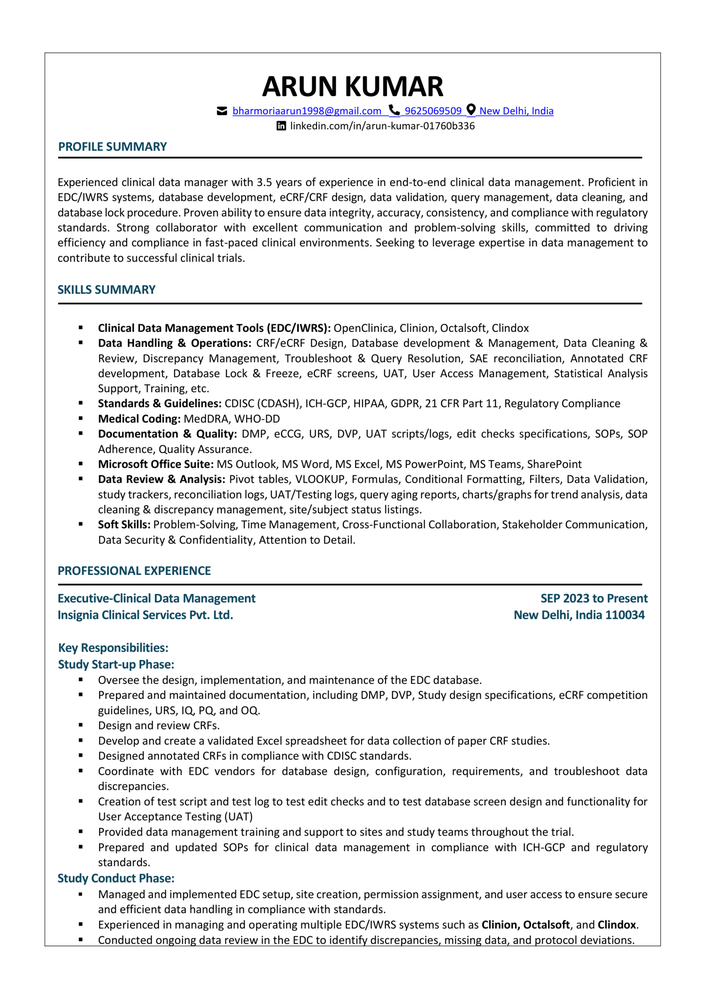
#> input picture converted_pages/Arun_Resume_Clinical Data Mangement-1_page1.png, 706 x 999 px, shrunk from 2480 x 3509 before the run
$ python -i section_detector.py   (imports and definitions only)
#> lines starting #> are read from the running program, lines starting #| are printed output that depends on the picture; after the words box and inside, x2 and y2 are one past the last pixel; in counts of white or black regions, pixels touching at a corner belong together
import cv2
import numpy as np


def detect_sections(image_path):

    image = cv2.imread(image_path)
#> image is the input picture: shape (999, 706, 3); mean B, G, R 237.4, 236.9, 236.5

    gray = cv2.cvtColor(
        image,
        cv2.COLOR_BGR2GRAY
    )

    _, binary = cv2.threshold(
        gray,
        220,
        255,
        cv2.THRESH_BINARY_INV
    )
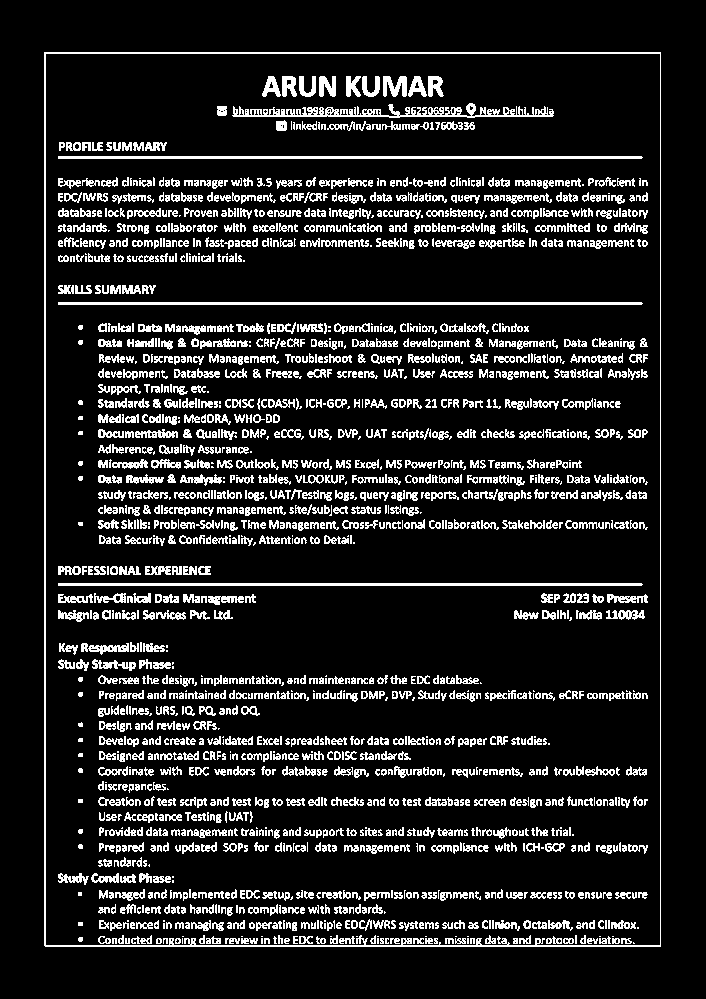
#> binary: shape (999, 706); 12.8% white in thin lines or dots, all inside (x1, y1, x2, y2) = (44, 52, 661, 947)

    kernel = cv2.getStructuringElement(
        cv2.MORPH_RECT,
        (40, 5)
    )

    dilated = cv2.dilate(
        binary,
        kernel,
        iterations=2
    )
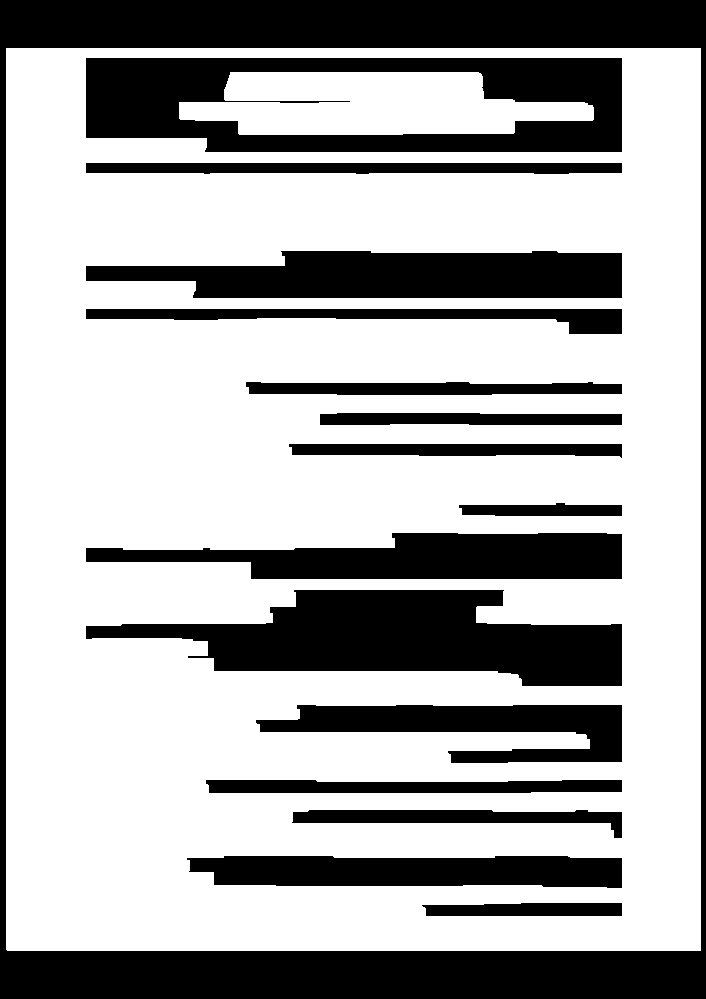
#> dilated: shape (999, 706); 66.9% white; 16 black regions, largest, box (x1, y1, x2, y2) and area: (0, 0, 706, 999) 77710, (86, 590, 622, 686) 29597, (86, 58, 622, 152) 29453

    contours, _ = cv2.findContours(
        dilated,
        cv2.RETR_EXTERNAL,
        cv2.CHAIN_APPROX_SIMPLE
    )
#> contours = 1 item

    boxes = []

    for cnt in contours:

        x, y, w, h = cv2.boundingRect(cnt)

        if w < 100 or h < 25:
            continue

        boxes.append((x, y, w, h))
#> this loop made 1 pass
#> (x, y, w, h) on pass 1: (6, 48, 695, 903)
#> after the loop, boxes = [(6, 48, 695, 903)]

    boxes = sorted(
        boxes,
        key=lambda b: b[1]
    )

    return image, boxes

>>> result = detect_sections('../converted_pages/Arun_Resume_Clinical Data Mangement-1_page1.png')

$ run again, on converted_pages/Arun_Resume_Clinical Data Mangement-1_page2.png
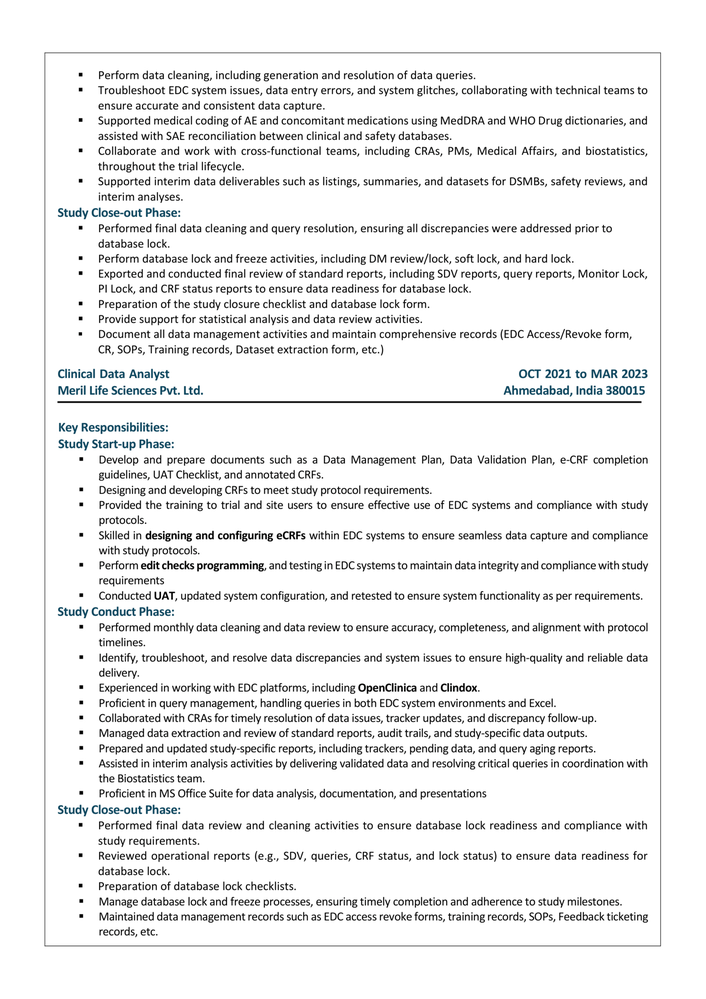
#> input picture converted_pages/Arun_Resume_Clinical Data Mangement-1_page2.png, 706 x 999 px, shrunk from 2480 x 3509 before the run
#> in detect_sections, image is the input picture: shape (999, 706, 3); mean B, G, R 237.7, 237.5, 237.2
#> in detect_sections, `_, binary = cv2.threshold( gray, 220, 255, cv2.THRESH_BINARY_INV )`:
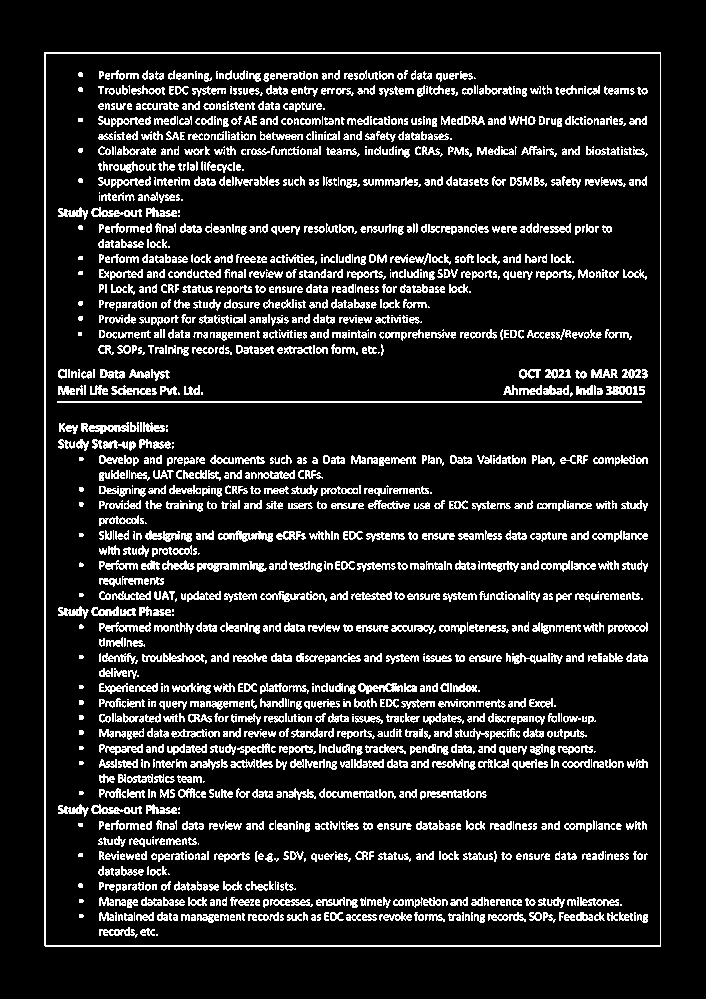
#> binary: shape (999, 706); 12.6% white in thin lines or dots, all inside (x1, y1, x2, y2) = (44, 52, 661, 947)
#> in detect_sections, `dilated = cv2.dilate( binary, kernel, iterations=2 )`:
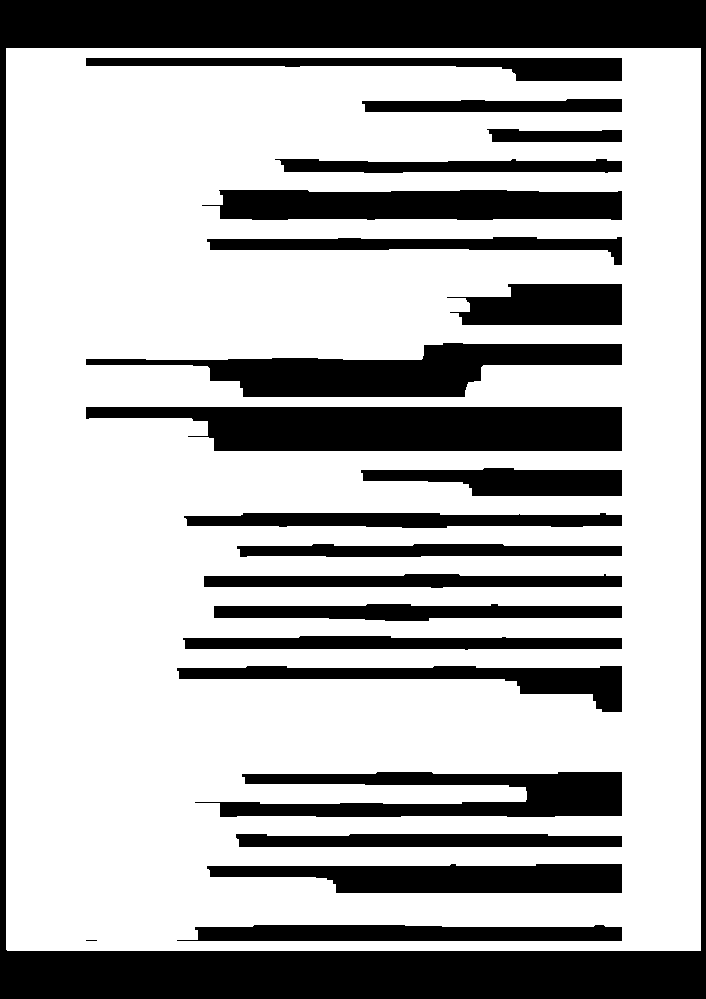
#> dilated: shape (999, 706); 69.4% white; 22 black regions (1 under 20 px), largest, box (x1, y1, x2, y2) and area: (0, 0, 706, 999) 77710, (86, 407, 622, 451) 19548, (86, 343, 622, 397) 14031
#> contours = 1 item
#> the loop in detect_sections, `for cnt in contours: ` made 1 pass
#> (x, y, w, h) on pass 1: (6, 48, 695, 903)
#> after the loop in detect_sections, `for cnt in contours:`: boxes = [(6, 48, 695, 903)]

$ run again, on converted_pages/Arun_Resume_Clinical Data Mangement-1_page3.png
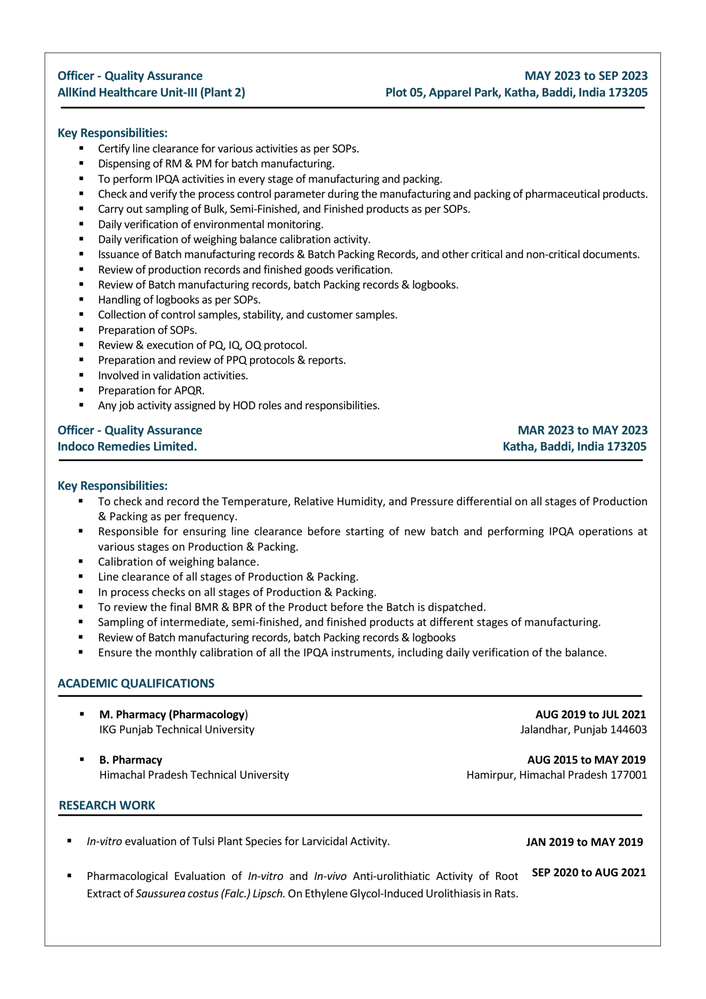
#> input picture converted_pages/Arun_Resume_Clinical Data Mangement-1_page3.png, 706 x 999 px, shrunk from 2480 x 3509 before the run
#> in detect_sections, image is the input picture: shape (999, 706, 3); mean B, G, R 241, 240.8, 240.3
#> in detect_sections, `_, binary = cv2.threshold( gray, 220, 255, cv2.THRESH_BINARY_INV )`:
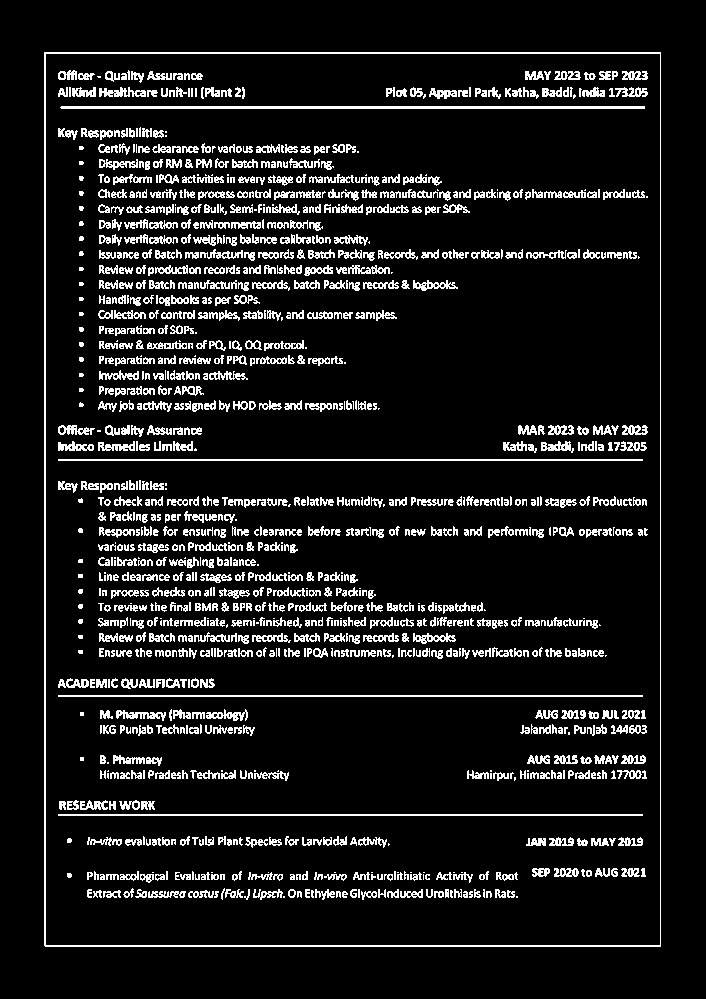
#> binary: shape (999, 706); 10% white in thin lines or dots, all inside (x1, y1, x2, y2) = (44, 52, 661, 947)
#> in detect_sections, `dilated = cv2.dilate( binary, kernel, iterations=2 )`:
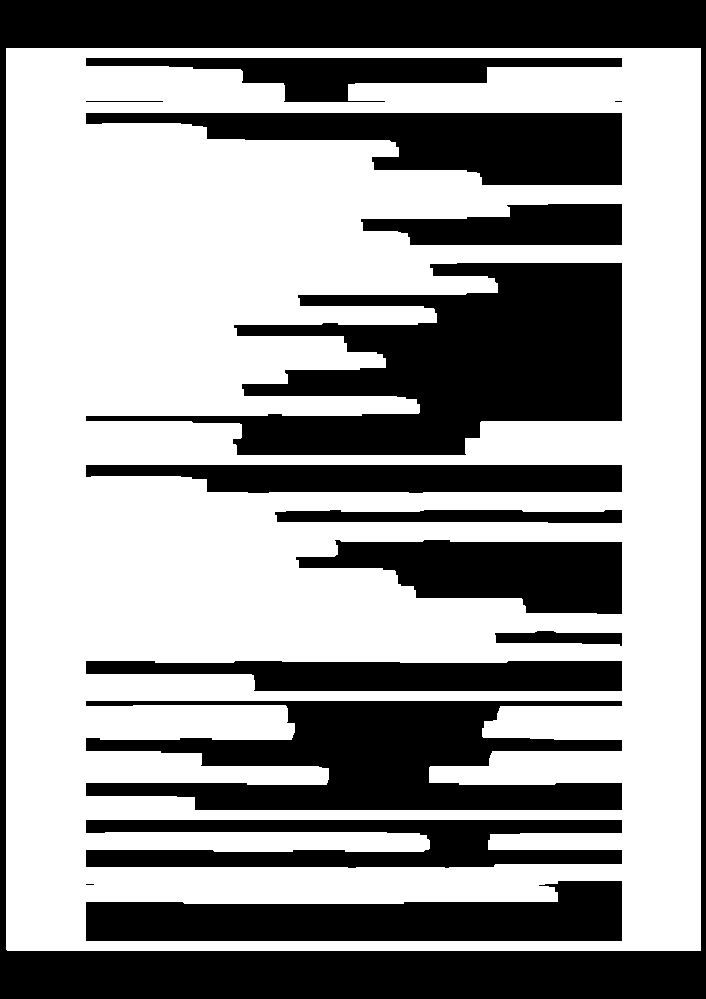
#> dilated: shape (999, 706); 59.6% white; 16 black regions (2 under 20 px), largest, box (x1, y1, x2, y2) and area: (0, 0, 706, 999) 77710, (86, 263, 622, 455) 49268, (86, 701, 622, 810) 34112
#> contours = 1 item
#> the loop in detect_sections, `for cnt in contours: ` made 1 pass
#> (x, y, w, h) on pass 1: (6, 48, 695, 903)
#> after the loop in detect_sections, `for cnt in contours:`: boxes = [(6, 48, 695, 903)]

$ run again, on converted_pages/Arun_Resume_Clinical Data Mangement-1_page4.png
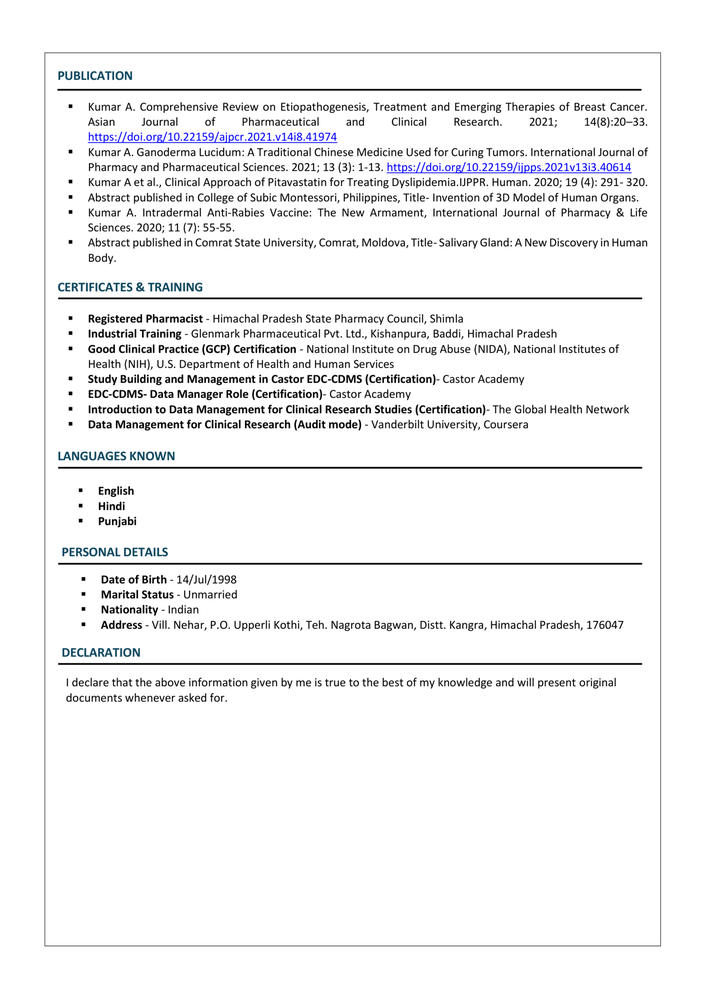
#> input picture converted_pages/Arun_Resume_Clinical Data Mangement-1_page4.png, 706 x 999 px, shrunk from 2480 x 3509 before the run
#> in detect_sections, image is the input picture: shape (999, 706, 3); mean B, G, R 243.4, 242.7, 242.5
#> in detect_sections, `_, binary = cv2.threshold( gray, 220, 255, cv2.THRESH_BINARY_INV )`:
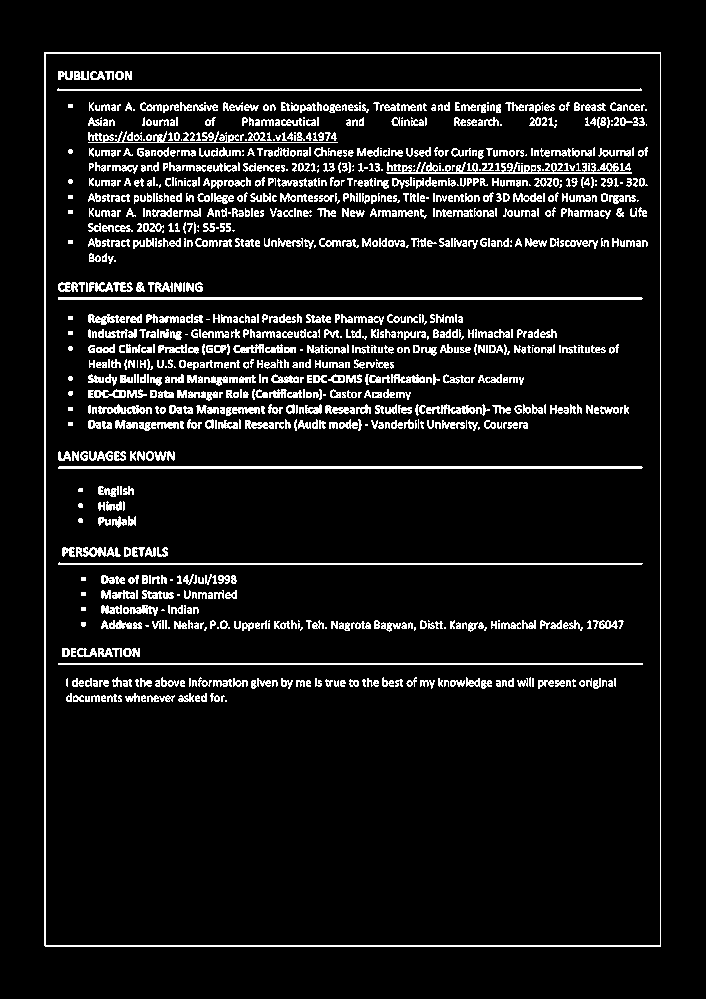
#> binary: shape (999, 706); 8.4% white in thin lines or dots, all inside (x1, y1, x2, y2) = (44, 52, 661, 947)
#> in detect_sections, `dilated = cv2.dilate( binary, kernel, iterations=2 )`:
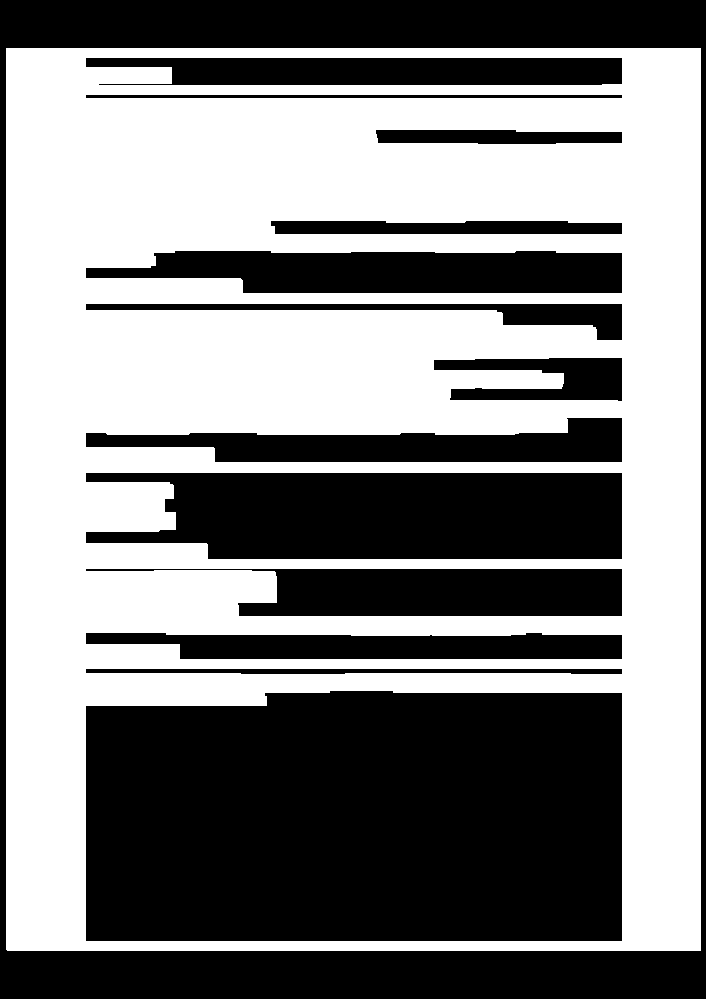
#> dilated: shape (999, 706); 51.3% white; 14 black regions, largest, box (x1, y1, x2, y2) and area: (86, 691, 622, 941) 130707, (0, 0, 706, 999) 77710, (86, 473, 622, 559) 39864
#> contours = 1 item
#> the loop in detect_sections, `for cnt in contours: ` made 1 pass
#> (x, y, w, h) on pass 1: (6, 48, 695, 903)
#> after the loop in detect_sections, `for cnt in contours:`: boxes = [(6, 48, 695, 903)]
